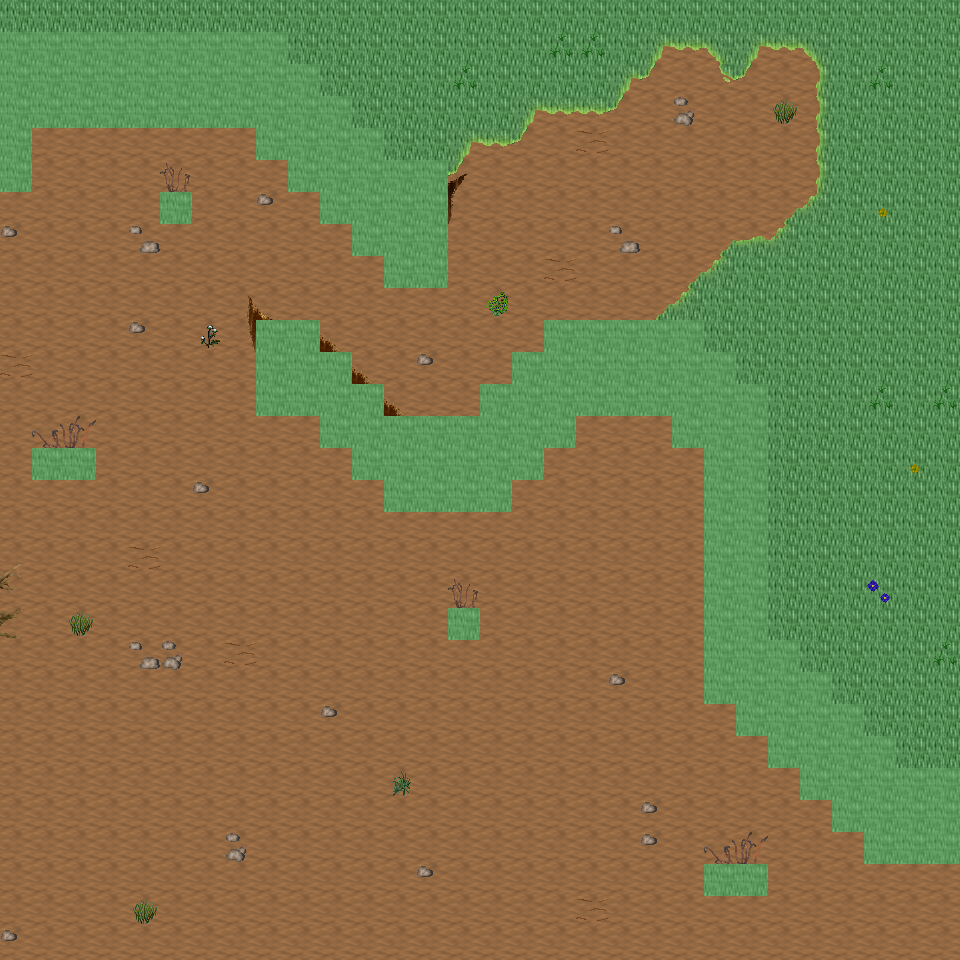

This game map was drawn from its Tiled (.tmx) file and the tilesets committed beside it. A one-line description and the trimmed map source follow:
An orthogonal 30x30 tile map with 32x32 px tiles, 6 tile layers (Ground, Object, Object2, Above, ...), 29 tilesets and 5 objects (5x mapExit).

<map version="1.0" orientation="orthogonal" renderorder="right-down" width="30" height="30" tilewidth="32" tileheight="32" nextobjectid="6">
  <tileset firstgid="1" name="tileset_ground_ground" tilewidth="32" tileheight="32" tilecount="33" columns="3">
    <image source="../drawable/tileset_ground_ground.png" width="96" height="352" />
  </tileset>
  <tileset firstgid="34" name="tileset_ground_ridge_earth_dark" tilewidth="32" tileheight="32" tilecount="96" columns="12">
    <image source="../drawable/tileset_ground_ridge_earth_dark.png" width="384" height="256" />
  </tileset>
  <tileset firstgid="130" name="tileset_ground_rock_pebbles" tilewidth="32" tileheight="32" tilecount="3" columns="1">
    <image source="../drawable/tileset_ground_rock_pebbles.png" width="32" height="96" />
  </tileset>
  <tileset firstgid="133" name="tileset_ground_ladder_steps" tilewidth="32" tileheight="32" tilecount="6" columns="3">
    <image source="../drawable/tileset_ground_ladder_steps.png" width="96" height="64" />
  </tileset>
  <tileset firstgid="139" name="tileset_ground_grass_edges" tilewidth="32" tileheight="32" tilecount="36" columns="12">
    <image source="../drawable/tileset_ground_grass_edges.png" width="384" height="96" />
  </tileset>
  <tileset firstgid="175" name="tileset_ground_grass_corners" tilewidth="32" tileheight="32" tilecount="24" columns="6">
    <image source="../drawable/tileset_ground_grass_corners.png" width="192" height="128" />
  </tileset>
  <tileset firstgid="199" name="tileset_ground_earth_edges" tilewidth="32" tileheight="32" tilecount="18" columns="6">
    <image source="../drawable/tileset_ground_earth_edges.png" width="192" height="96" />
  </tileset>
  <tileset firstgid="217" name="tileset_plant_flower_daisy_white" tilewidth="32" tileheight="32" tilecount="8" columns="2">
    <image source="../drawable/tileset_plant_flower_daisy_white.png" width="64" height="128" />
  </tileset>
  <tileset firstgid="225" name="tileset_item_corpse_huge_animal" tilewidth="32" tileheight="32" tilecount="16" columns="2">
    <image source="../drawable/tileset_item_corpse_huge_animal.png" width="64" height="256" />
  </tileset>
  <tileset firstgid="241" name="tileset_plant_grasses" tilewidth="32" tileheight="32" tilecount="6" columns="3">
    <image source="../drawable/tileset_plant_grasses.png" width="96" height="64" />
  </tileset>
  <tileset firstgid="247" name="tileset_plant_flower_daisy_blue" tilewidth="32" tileheight="32" tilecount="8" columns="2">
    <image source="../drawable/tileset_plant_flower_daisy_blue.png" width="64" height="128" />
  </tileset>
  <tileset firstgid="255" name="tileset_plant_flower_daisy_yellow" tilewidth="32" tileheight="32" tilecount="8" columns="2">
    <image source="../drawable/tileset_plant_flower_daisy_yellow.png" width="64" height="128" />
  </tileset>
  <tileset firstgid="263" name="tileset_plant_flower_daisy_red" tilewidth="32" tileheight="32" tilecount="8" columns="2">
    <image source="../drawable/tileset_plant_flower_daisy_red.png" width="64" height="128" />
  </tileset>
  <tileset firstgid="271" name="tileset_plant_bush_bushes" tilewidth="32" tileheight="32" tilecount="10" columns="5">
    <image source="../drawable/tileset_plant_bush_bushes.png" width="160" height="64" />
  </tileset>
  <tileset firstgid="281" name="tileset_plant_stump_stump_brown" tilewidth="32" tileheight="32" tilecount="4" columns="2">
    <image source="../drawable/tileset_plant_stump_stump_brown.png" width="64" height="64" />
  </tileset>
  <tileset firstgid="285" name="tileset_logic_creature_orc" tilewidth="32" tileheight="32" tilecount="6" columns="6">
    <image source="../drawable/tileset_logic_creature_orc.png" width="192" height="32" />
  </tileset>
  <tileset firstgid="291" name="tileset_logic_creature_gnome" tilewidth="32" tileheight="32" tilecount="6" columns="6">
    <image source="../drawable/tileset_logic_creature_gnome.png" width="192" height="32" />
  </tileset>
  <tileset firstgid="297" name="tileset_logic_portal" tilewidth="32" tileheight="32" tilecount="24" columns="8">
    <image source="../drawable/tileset_logic_portal.png" width="256" height="96" />
  </tileset>
  <tileset firstgid="321" name="tileset_logic_creature_animal" tilewidth="32" tileheight="32" tilecount="32" columns="8">
    <image source="../drawable/tileset_logic_creature_animal.png" width="256" height="128" />
  </tileset>
  <tileset firstgid="353" name="tileset_logic_collision" tilewidth="32" tileheight="32" tilecount="1" columns="1">
    <image source="../drawable/tileset_logic_collision.png" width="32" height="32" />
  </tileset>
  <tileset firstgid="354" name="tileset_plant_tree_dead_tree_5" tilewidth="32" tileheight="32" tilecount="20" columns="4">
    <image source="../drawable/tileset_plant_tree_dead_tree_5.png" width="128" height="160" />
  </tileset>
  <tileset firstgid="374" name="tileset_plant_tree_dead_tree_6" tilewidth="32" tileheight="32" tilecount="20" columns="4">
    <image source="../drawable/tileset_plant_tree_dead_tree_6.png" width="128" height="160" />
  </tileset>
  <tileset firstgid="394" name="tileset_plant_tree_dead_tree_7" tilewidth="32" tileheight="32" tilecount="20" columns="4">
    <image source="../drawable/tileset_plant_tree_dead_tree_7.png" width="128" height="160" />
  </tileset>
  <tileset firstgid="414" name="tileset_plant_bush_large_dead" tilewidth="32" tileheight="32" tilecount="2" columns="1">
    <image source="../drawable/tileset_plant_bush_large_dead.png" width="32" height="64" />
  </tileset>
  <tileset firstgid="416" name="tileset_plant_bush_large_wide_dead" tilewidth="32" tileheight="32" tilecount="4" columns="2">
    <image source="../drawable/tileset_plant_bush_large_wide_dead.png" width="64" height="64" />
  </tileset>
  <tileset firstgid="420" name="tileset_plant_grasses_wildland" tilewidth="32" tileheight="32" tilecount="4" columns="4">
    <image source="../drawable/tileset_plant_grasses_wildland.png" width="128" height="32" />
  </tileset>
  <tileset firstgid="424" name="tileset_object_skullsonspikes_l" tilewidth="32" tileheight="32" tilecount="12" columns="4">
    <image source="../drawable/tileset_object_skullsonspikes_l.png" width="128" height="96" />
  </tileset>
  <tileset firstgid="436" name="tileset_object_skullsonspikes_r" tilewidth="32" tileheight="32" tilecount="12" columns="4">
    <image source="../drawable/tileset_object_skullsonspikes_r.png" width="128" height="96" />
  </tileset>
  <tileset firstgid="448" name="tileset_logic_item_herb" tilewidth="32" tileheight="32" tilecount="5" columns="5">
    <image source="../drawable/tileset_logic_item_herb.png" width="160" height="32" />
  </tileset>
  <layer name="Ground" width="30" height="30">
    <data>[900 cells, 900 non-empty, 2 distinct tile ids]</data>
  </layer>
  <layer name="Object" width="30" height="30">
    <data>[900 cells, 195 non-empty, 40 distinct tile ids]</data>
  </layer>
  <layer name="Object2" width="30" height="30">
    <data>[900 cells, 31 non-empty, 13 distinct tile ids]</data>
  </layer>
  <layer name="Above" width="30" height="30">
    <data>[900 cells, 9 non-empty, 6 distinct tile ids]</data>
  </layer>
  <layer name="Above2" width="30" height="30">
    <data>[900 cells, 0 non-empty, 0 distinct tile ids]</data>
  </layer>
  <layer name="Walkable" width="30" height="30">
    <data>[900 cells, 146 non-empty, 1 distinct tile ids]</data>
  </layer>
  <objectgroup name="MapEvents">
    <object id="1" name="south" type="mapExit" x="0" y="928" width="960" height="32">
      <properties>
        <property name="map" value="level_0_x88_y60" />
        <property name="x" value="0" />
        <property name="y" value="1" />
      </properties>
    </object>
    </objectgroup>
</map>
<!-- 4 of 5 objects omitted -->
